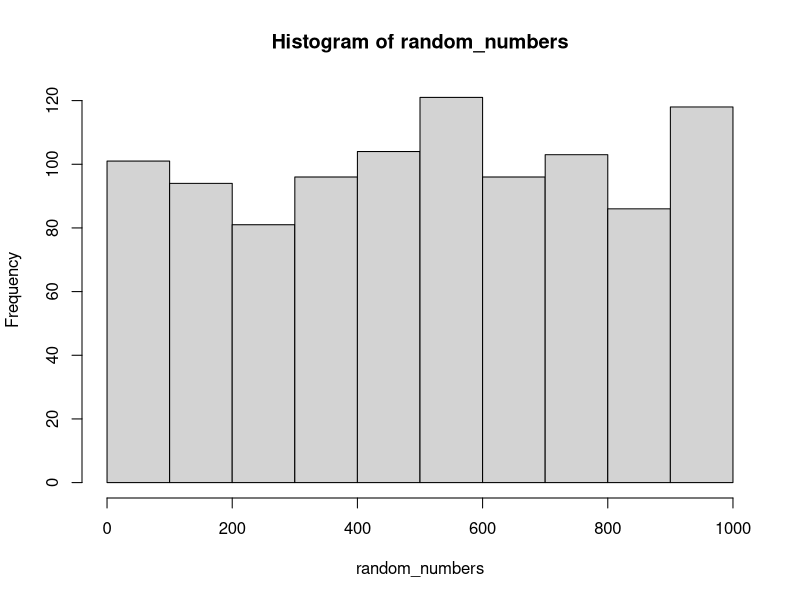
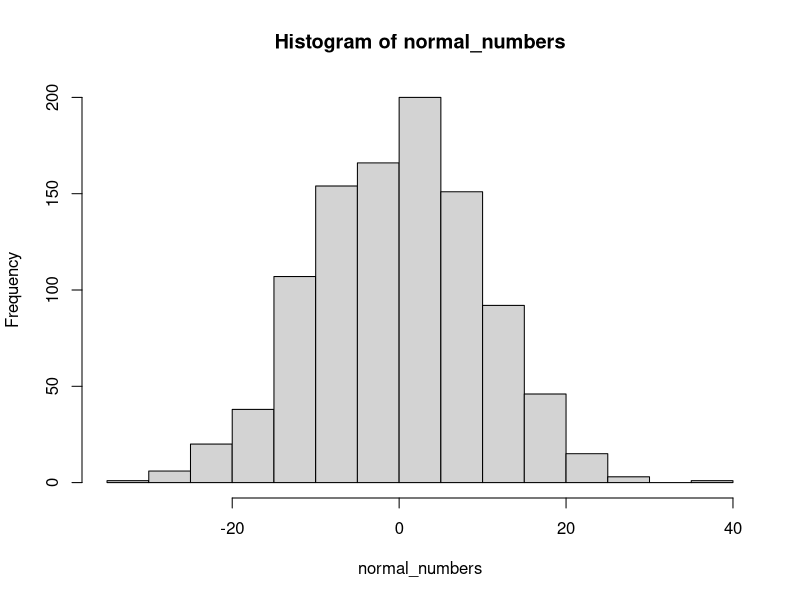

Write R code to recreate these figures, in order.
## ---- chunk 1
1 == 1 # is 1 equal to 1?
#> [1] TRUE
1 == 2 # is 1 equal to 2?
#> [1] FALSE

c(1, 2, 3) == c(2, 1, 3) # compares each element with each element
#> [1] FALSE FALSE  TRUE
1 == c(2, 1, 3)
#> [1] FALSE  TRUE FALSE

## ---- chunk 2
1 != 1 # is 1 equal to 1?
#> [1] FALSE
1 != 2 # is 1 equal to 2?
#> [1] TRUE

c(1, 2, 3) != c(2, 1, 3) # compares each element with each element
#> [1]  TRUE  TRUE FALSE
1 != c(2, 1, 3)
#> [1]  TRUE FALSE  TRUE
## ---- chunk 3

1 > 1 # is 1 greater than 1?
#> [1] FALSE
5 > 1 # is 5 greater than 1?
#> [1] TRUE
3 < 2 # is 3 less than 2?
#> [1] FALSE
3 < 1 # is 3 less than 1?
#> [1] FALSE

c(1, 2, 3) > c(2, 1, 3) # ask the question element by element
#> [1] FALSE  TRUE FALSE
c(1, 2, 3) < c(2, 1, 3)
#> [1]  TRUE FALSE FALSE

2 > c(1, 2, 3) # is greater than each of the numbers
#> [1]  TRUE FALSE FALSE
## ---- chunk 4
1 >= 1 # is 1 greater than 1?
#> [1] TRUE
5 >= 1 # is 5 greater than 1?
#> [1] TRUE
3 <= 2 # is 3 less than 2?
#> [1] FALSE
3 <= 1 # is 3 less than 1?
#> [1] FALSE

c(1, 2, 3) >= c(2, 1, 3) # ask the question element by element
#> [1] FALSE  TRUE  TRUE
c(1, 2, 3) <= c(2, 1, 3)
#> [1]  TRUE FALSE  TRUE

2 >= c(1, 2, 3) # is greater than each of the numbers
#> [1]  TRUE  TRUE FALSE
## ---- chunk 5
# is 16 divisible by 4 AND 8
16 %% 4 == 0 & 16 %% 8 == 0
#> [1] TRUE

# is 16 divisible by 4 AND 3
16 %% 4 == 0 & 16 %% 3 == 0
#> [1] FALSE

# is 16 divisible by 8 and 4 and 2
16 %% 4 == 0 & 16 %% 8 == 0 & 16 %% 2 == 0
#> [1] TRUE
## ---- chunk 6
# is 16 divisible by 4 OR 8
16 %% 4 == 0 | 16 %% 8 == 0
#> [1] TRUE

# is 16 divisible by 4 OR 3
# it is divisible by 4, so the answer is TRUE
# because at least one of the comparisons is TRUE
16 %% 4 == 0 | 16 %% 3 == 0
#> [1] TRUE
## ---- chunk 7
c(1, 2, 3) == c(1, 2, 3)
#> [1] TRUE TRUE TRUE
sum(c(1, 2, 3) == c(1, 2, 3))
#> [1] 3

c(1, 2, 3) == c(2, 1, 3)
#> [1] FALSE FALSE  TRUE
sum(c(1, 2, 3) == c(2, 1, 3))
#> [1] 1
## ---- chunk 8
a <- 1 # define a to be a 1
if (a == 1) {
  print(a) # this is what happens if a==1
} else {
  print("A is not 1") # this is what happens if a is not 1
}
#> [1] 1


a <- 2 # define a to be a 1
if (a == 1) {
  print(a) # this is what happens if a==1
} else {
  print("A is not 1") # this is what happens if a is not 1
}
#> [1] "A is not 1"
## ---- chunk 9
a <- c(1, 0, 1, 0, 0, 0, 1) # make a variable contain 1s and 0s

# write a loop to check each element in the variable
# and do different things depending on the element

for (i in a) {
  if (i == 1) {
    print("I'm a 1") # what to do when i is 1
  } else {
    print("I'm not a 1") # what to do when i is not 1
  }
}
#> [1] "I'm a 1"
#> [1] "I'm not a 1"
#> [1] "I'm a 1"
#> [1] "I'm not a 1"
#> [1] "I'm not a 1"
#> [1] "I'm not a 1"
#> [1] "I'm a 1"
## ---- chunk 10
function_name <- function(input1, input2) {
  #code here
  return(something)
}
## ---- chunk 11
# Declare a custom function to calculate the area of a circle
circle_area <- function(radius) {
  pi * radius^2
}

# Call the function with a radius of 3
circle_area(3)

## ---- chunk 12
# sum numbers from 1 to 100
sum(1:100)
#1+2+3+4
a <- 0
for(i in 1:100){
  a <- a+i
}
a

## ---- chunk 13

sum(50:100)
sum(500:1000)

sum_sequence <- function(min,max){
  return(sum(min:max))
  
}


sum_sequence(min = 5, max = 100)
sum_sequence_loop <- function(min,max){
  
  a <- 0
  
  for(i in min:max){
    a <- a+i
  }
  
  return(a)
  
}

sum_sequence_loop(1,10)
## ---- chunk 14
 random_numbers <-runif(n = 1000,min=0,max=1000)
 
 hist(random_numbers)
 
 
  normal_numbers <-rnorm(n = 1000,0,10)
 
 hist(normal_numbers)
 
 sample(1:6, 1)
 
## ---- chunk 15
#using as few intrinsic functions as possible

## mean
some_numbers <- 1:10
mean(some_numbers)
mean_A <- function(x) {
  return(sum(x) / length(x))
}
mean_A(some_numbers)
##
some_numbers <- 1:10
temp_sum <- 0
temp_length <- 0
for(i in some_numbers){
  temp_sum <- temp_sum+i
  temp_length <- temp_length+1
}
temp_sum
temp_length
temp_sum/temp_length
mean_B <- function(x){
  
  temp_sum <- 0
  temp_length <- 0
  for (i in x) {
    temp_sum <- temp_sum + i
    temp_length <- temp_length + 1
  }
  
  return(temp_sum/temp_length)
}
mean_B(1:100)

## ---- chunk 16
# create a vector with numbers 1 to 100
num_vector <- 1:100

# filter the odd numbers using modulo operator
odd_numbers <- num_vector[num_vector %% 2 != 0]

# print the odd numbers
print(odd_numbers)

## ---- chunk 17
# create a vector with numbers 2 to 1000
num_vector <- 2:1000

# create a vector to store the prime numbers
prime_numbers <- c()

# loop over the numbers in num_vector
for (num in num_vector) {
  
  # create a vector with numbers from 2 to num-1
  divisor_vector <- 2:(num - 1)
  
  # check if the number is prime
  if (length(divisor_vector[num %% divisor_vector == 0]) == 0) {
    prime_numbers <- c(prime_numbers, num)
  }
}

# print the prime numbers
print(prime_numbers)

## ---- chunk 18
# create a character vector
my_string <- "Hello, World!"

# count the number of characters in the string variable
num_chars <- nchar(my_string)

# print the number of characters
print(num_chars)

# split the character vector using the strsplit() function
split_string <- strsplit(my_string, "")

# print the split character vector
print(split_string)


## ---- chunk 19
# create a string variable
my_string <- "my nam is hanan. i am learning R programming .it is very fun ."

# split the string by the period character
sentences <- strsplit(my_string, "\\.")[[1]]

# count the number of sentences
num_sentences <- length(sentences)

# print the number of sentences
print(num_sentences)

## ---- chunk 20
# define the test word and sentence
test_word <- "fox"
test_sentence <- "is the word hello in this sentence"

# perform the logical test to see if the test word is contained in the test sentence
is_word_in_sentence <- test_word %in% strsplit(test_sentence, " ")[[1]]

# print the result of the logical test
print(is_word_in_sentence)

## ---- chunk 21
for(i in 1:100) {
  if(i %% 3 == 0 & i %% 5 == 0) {
    print("FizzBuzz")
  } else if(i %% 3 == 0) {
    print("Fizz")
  } else if(i %% 5 == 0) {
    print("Buzz")
  } else {
    print(i)
  }
}
## ---- chunk 22
# rolling a dice with sample
sample(c(1,2,3,4,5,6),1)
#> [1] 5
sample(c(1,2,3,4,5,6),1)
#> [1] 4
sample(c(1,2,3,4,5,6),1)
#> [1] 4
## ---- chunk 23

snakes_and_ladders <- list(`14` = 4, `19` = 8, `24` = 16, `34` = 30, `40` = 28, `48` = 36, `54` = 46, `62` = 45, `64` = 60, `74` = 68, `89` = 53, `92` = 88, `95` = 75, `99` = 80)

# Define a function to simulate one game of Snakes and Ladders
play_game <- function() {
  total_sum <- 0
  number_of_rolls <- 0
  position <- 0  # start at the beginning of the board
  
  while(total_sum < 25) {
    number_of_rolls <- number_of_rolls + 1
    roll <- sample(c(1, 2, 3, 4, 5, 6), 1)
    total_sum <- total_sum + roll
    
    if(total_sum > 100) {
      total_sum <- total_sum - roll
    } else {
      # Check if the roll lands on a ladder or a snake
      new_position <- ifelse(names(snakes_and_ladders) == as.character(total_sum), unlist(snakes_and_ladders[as.character(total_sum)]), total_sum)
      position <- ifelse(length(new_position) > 1, new_position[1], new_position)
    }
  }
  
  number_of_rolls
}


save_rolls <- replicate(1000, play_game())

# Estimate the average number of rolls needed to successfully complete the game
mean(save_rolls)
